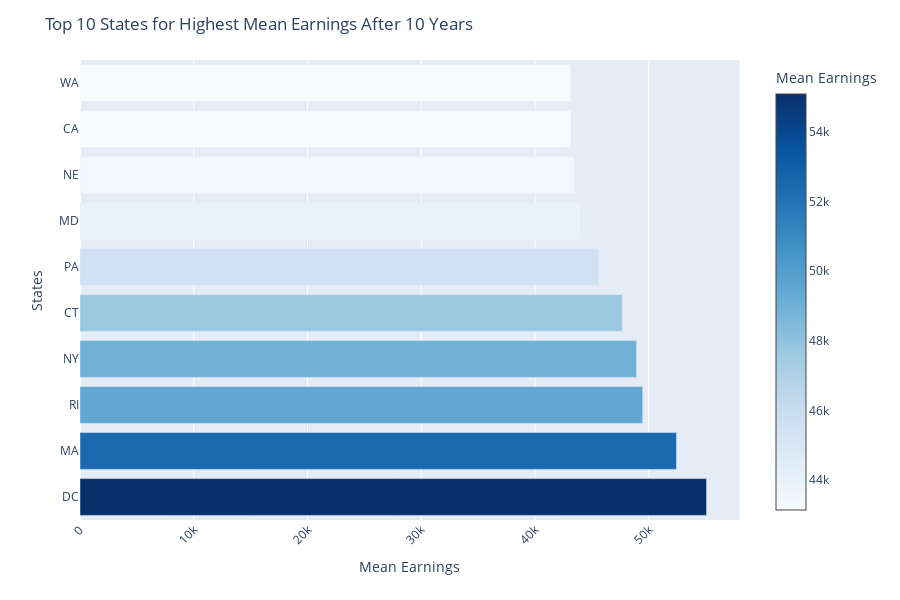

Here is the notebook cell this chart was saved with:
### Code cell
bar_plot=px.bar(grouped_university_sorted_10, y='State', x='MN_EARN_WNE_P10', orientation='h',color='MN_EARN_WNE_P10',
           labels={'MN_EARN_WNE_P10':'Mean Earnings', 'State':'States'}, color_continuous_scale='Blues')
#making layout changes
bar_plot.update_layout(xaxis_tickangle=-45, title_text='Top 10 States for Highest Mean Earnings After 10 Years')
#outputing plot
bar_plot.show()

### Figure 1 — Plotly figure (JSON) as saved in the notebook; plotly's stock layout.template omitted (floating-point values rounded to 4 significant figures)
{"data": [{"alignmentgroup": "True", "hoverlabel": {"namelength": 0}, "hovertemplate": "Mean Earnings=%{marker.color}<br>States=%{y}", "legendgroup": "", "marker": {"color": [55080.0, 52430.0, 49460.0, 48930.0, 47680.0, 45590.0, 44000.0, 43480.0, 43150.0, 43140.0], "coloraxis": "coloraxis"}, "name": "", "offsetgroup": "", "orientation": "h", "showlegend": false, "textposition": "auto", "type": "bar", "x": [55080.0, 52430.0, 49460.0, 48930.0, 47680.0, 45590.0, 44000.0, 43480.0, 43150.0, 43140.0], "xaxis": "x", "y": ["DC", "MA", "RI", "NY", "CT", "PA", "MD", "NE", "CA", "WA"], "yaxis": "y"}], "layout": {"barmode": "relative", "coloraxis": {"colorbar": {"title": {"text": "Mean Earnings"}}, "colorscale": [[0, "rgb(247,251,255)"], [0.125, "rgb(222,235,247)"], [0.25, "rgb(198,219,239)"], [0.375, "rgb(158,202,225)"], [0.5, "rgb(107,174,214)"], [0.625, "rgb(66,146,198)"], [0.75, "rgb(33,113,181)"], [0.875, "rgb(8,81,156)"], [1, "rgb(8,48,107)"]]}, "height": 600, "legend": {"tracegroupgap": 0}, "margin": {"t": 60}, "title": {"text": "Top 10 States for Highest Mean Earnings After 10 Years"}, "xaxis": {"anchor": "y", "domain": [0, 0.98], "tickangle": -45, "title": {"text": "Mean Earnings"}}, "yaxis": {"anchor": "x", "domain": [0, 1], "title": {"text": "States"}}}}
